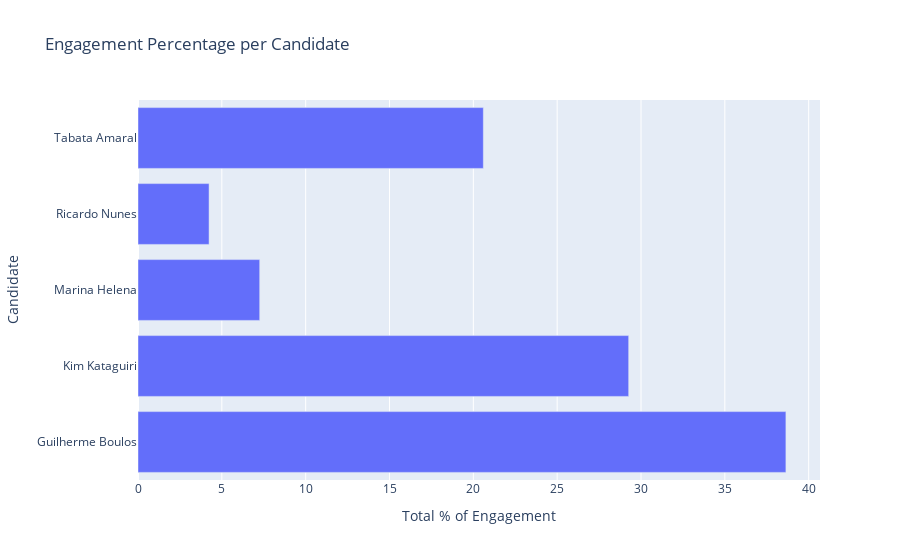

The cell this chart's notebook holds for it:
### Code cell
total_engagement_percentage_df = total_engagement_percentage.reset_index()
total_engagement_percentage_df.columns = ['candidate', 'engagement_percentage']

# Plotting with plotly
fig = px.bar(total_engagement_percentage_df, 
             x='engagement_percentage', 
             y='candidate', 
             orientation='h',
             labels={'engagement_percentage': 'Total % of Engagement', 'candidate': 'Candidate'},
             title='Engagement Percentage per Candidate')

fig.show()

### Figure 1 — Plotly figure (JSON) as saved in the notebook; plotly's stock layout.template omitted (floating-point values rounded to 4 significant figures)
{"data": [{"alignmentgroup": "True", "hovertemplate": "Total % of Engagement=%{x}<br>Candidate=%{y}<extra></extra>", "legendgroup": "", "marker": {"color": "#636efa", "pattern": {"shape": ""}}, "name": "", "offsetgroup": "", "orientation": "h", "showlegend": false, "textposition": "auto", "type": "bar", "x": [38.64, 29.26, 7.258, 4.239, 20.6], "xaxis": "x", "y": ["Guilherme Boulos", "Kim Kataguiri", "Marina Helena", "Ricardo Nunes", "Tabata Amaral"], "yaxis": "y"}], "layout": {"barmode": "relative", "legend": {"tracegroupgap": 0}, "title": {"text": "Engagement Percentage per Candidate"}, "xaxis": {"anchor": "y", "domain": [0, 1], "title": {"text": "Total % of Engagement"}}, "yaxis": {"anchor": "x", "domain": [0, 1], "title": {"text": "Candidate"}}}}
